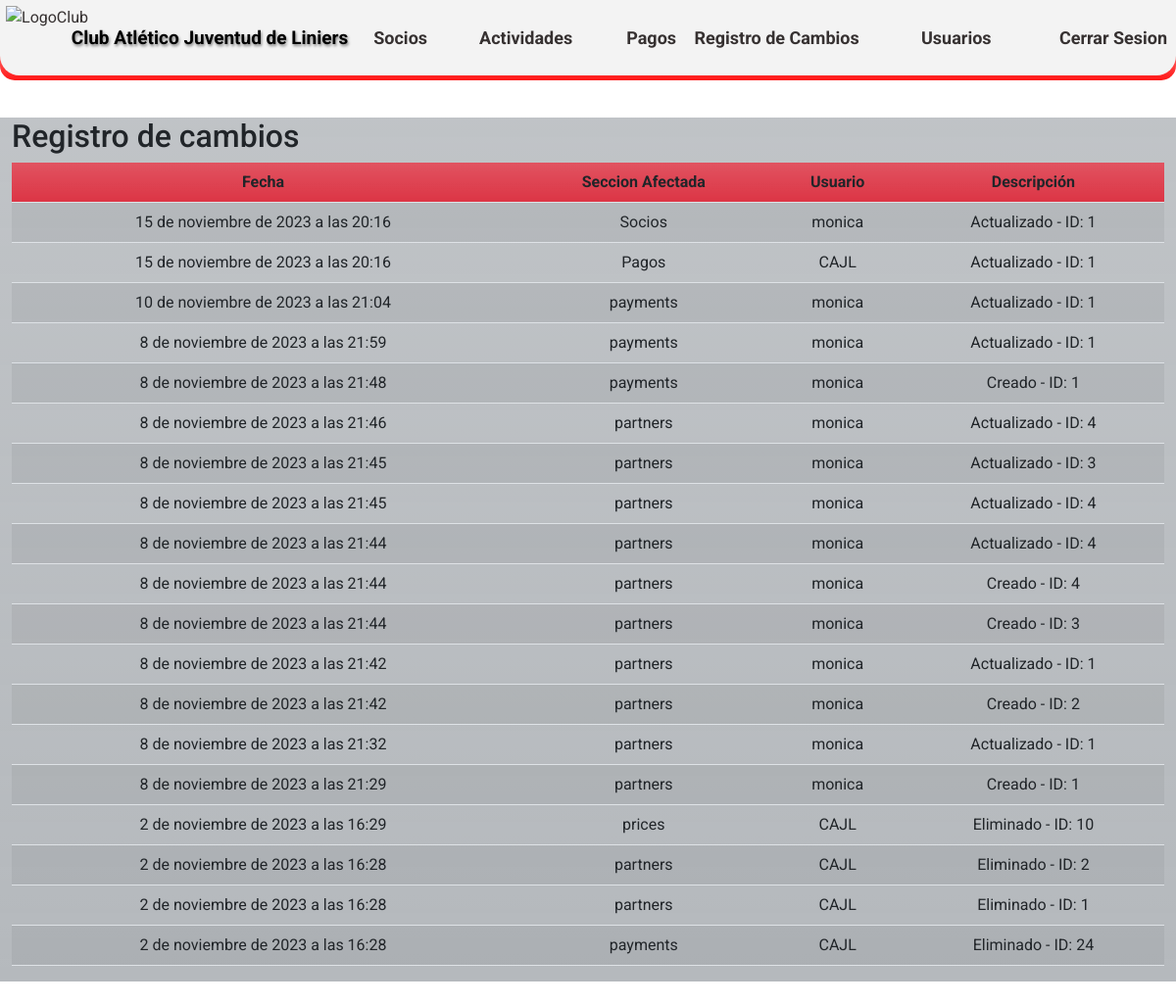
The app's page /change-log/ (signed in), older data.
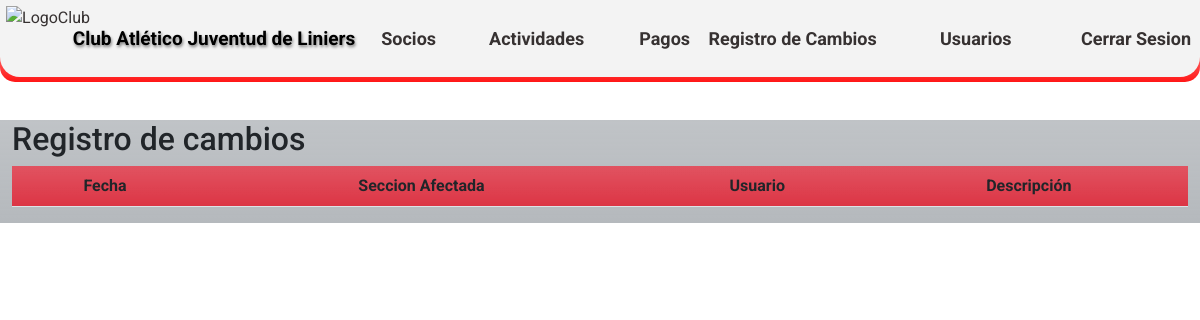
The same page, newer data.
### CAJL/aplications/changelog/models.py (models this page shows)
class ChangeLog(models.Model):
    date = models.DateTimeField(auto_now_add=True)
    model_name = models.CharField(max_length=100)
    user = models.ForeignKey(User, null=True, blank=True,on_delete=models.CASCADE)  # Asócialo a tu modelo de usuario si lo tienes
    description = models.TextField()
    class Meta:
        verbose_name = 'Registro de Cambio'
        verbose_name_plural = 'Registros de Cambios'
        ordering = ['-date']

### CAJL/aplications/changelog/views.py (the view)
# urls.py: path('change-log/', change_log_view, name='change_log_view'),
@login_required
def change_log_view(request):
    change_logs = ChangeLog.objects.all()
    return render(request, 'changelog/change_log.html', {'change_logs': change_logs})

### templates/changelog/change_log.html (shortened to what this page needs)
{% extends 'loginregister/base.html' %}
{% load static %}
{% block content %}
<!DOCTYPE html>
<html>
<head>
    <!DOCTYPE html>
<html>
<head>
    <link rel="stylesheet" type="text/css" href={% static 'css/Estilos_DT.css' %} media="screen">
    <link rel="stylesheet" href="https://cdnjs.cloudflare.com/ajax/libs/font-awesome/6.2.0/css/all.min.css"/>
    <link rel="stylesheet" type="text/css" href="https://cdn.datatables.net/1.10.25/css/jquery.dataTables.min.css">
</head>
<body>
    <br>
    <br>
    <br>
    <br>
        <div class="container h-60 my-4">
            <div class="row">
                <div class="col-xl-12 bg-secondary bg-gradient bg-opacity-50">
                    <h2>Registro de cambios</h2>
            <table id="changeLogTable" class="display table table-striped">
                <thead>
                    <tr>
                        <th class="centered bg-danger bg-gradient">Fecha</th>
                        <th class="centered bg-danger bg-gradient">Seccion Afectada</th>
                        <th class="centered bg-danger bg-gradient">Usuario</th>
                        <th class="centered bg-danger bg-gradient">Descripción</th>
                    </tr>
                </thead>
                <tbody>
                            {% for change_log in change_logs %}
                        <tr>
                            <td class="centered">{{ change_log.date }}</td>
                            <td class="centered">{{ change_log.model_name }}</td>
                            <td class="centered">{{ change_log.user }}</td>
                            <td class="centered">{{ change_log.description }}</td>
                        </tr>
                    {% endfor %}
                </tbody>
            </table>
        </div>
    </div>
</div>
</body>
</html>
{% endblock %}

### templates/loginregister/base.html (shortened to what this page needs)
<!DOCTYPE html>
<html lang="es">
<head>
  {% load static %}
    <link rel="stylesheet" type="text/css" href="{% static 'css/EstilosHome1.css' %}" media="screen">
    <link rel="stylesheet" href="https://cdnjs.cloudflare.com/ajax/libs/animate.css/4.1.1/animate.min.css">
    <link rel="stylesheet" href="https://cdn.jsdelivr.net/npm/bootstrap@5.2.2/dist/css/bootstrap.min.css"
 />
    <link
    rel="stylesheet"
    href="https://cdnjs.cloudflare.com/ajax/libs/font-awesome/6.2.0/css/all.min.css"
   />
</head>
<body>
 <section class="sec">
    <header>
        <nav>
            <ul id="ContenedorMenu">
                <li class="ItemMenu Logo centrado"><a title="Volver al menu principal" class="centrado" href={% url 'home' %}><img class="LogoMenu" src="https://github.com/MarcoNu97/Proyecto_CAJL/blob/main/Interfaz%20Principal/ImagenesHome/EscudoHome.png?raw=true" alt="LogoClub"></a></li>
                <li class="ItemMenu Titulo"><a title="Volver al menu principal" class="Texto centrado Tx animate__animated animate__pulse" href={% url 'home' %}>Club Atlético Juventud de Liniers</a></li>
                {% if request.user.is_authenticated %}
                <li class="ItemMenu M2 h centrado"><a class="h centrado" href={% url 'socios' %}>Socios</a></li>
                <li class="ItemMenu M2 h centrado">
                    <a class="h centrado dropa1" onmouseover="toggleDropdown()" href={% url 'actividades' %}>Actividades</a>
                </li>
                <li class="ItemMenu M2 h centrado"><a class="h centrado" href={% url 'payments_list' %}>Pagos</a></li>
                <li class="ItemMenu M2 h centrado"><a class="h centrado CerrarS" href={% url 'change_log_view' %}>Registro de Cambios</a></li>
                {% if es_presidente %}
                <li class="ItemMenu M2 h centrado"><a class="h CerrarS centrado" href={% url 'user_list' %}>Usuarios</a></li>
                {% else %}
                <li class="ItemMenu M2 h centrado"><a class="h CerrarS centrado" href={% url 'user_list' %}>Usuarios</a></li>
                {% endif %}
                <li class="ItemMenu M2 h centrado"><a class="h CerrarS centrado" href={% url 'exit' %}>Cerrar Sesion</a></li>
                {% else %}
                <li class="ItemMenu M2 h centrado"><a class="h centrado"></a></li>
                <li class="ItemMenu M2 h centrado"><a class="h centrado" href={% url 'login' %}>Ingresar</a></li>
                <li class="ItemMenu M2 h centrado"><a class="h centrado" href={% url 'register' %}>Registrarse</a></li>
                {% endif %}
            </ul>
        </nav>
    </header>
 </section>
</body>
</html>
{% block content %}{% endblock %}

### staticfiles/css/EstilosHome1.css (style rules this page uses)
* { margin: 0; padding: 0; box-sizing: border-box; font-family: 'Roboto', sans-serif; }
body { background-color: #d1d6c1; margin: 0; padding: 0; background-image: url('https://github.com/MarcoNu97/Proyectos-Django/blob/main/Club-Atletico-Juventud-De-Liniers/static/images/Interior%20del%20Club.jpg?raw=true'); background-size: cover; background-position: center; background-attachment: fixed; background-repeat: no-repeat; }
nav { background: linear-gradient(#fcfcfc, #ff1717); background-repeat: no-repeat; position: fixed; top: 0; width: 100%; height: 82px; border-radius: 0px 0px 15px 15px; transition: top 0.3s; z-index: 999; }
nav ul { list-style: none; padding: 0; margin: 0; display: flex; justify-content: space-around; align-items: center; height: 100%; }
nav ul li { text-align: center; }
nav ul li a { text-decoration: none; color: #363131; }
.centrado { display: grid; justify-content: center; align-items: center; }
#ContenedorMenu { background-color: #f3f3f3; background-repeat: no-repeat; height: 77px; display: grid; grid-template-columns: 70px 1.2fr 0.4fr 0.4fr 0.3fr 0.8fr 0.7fr 0.5fr; grid-template-rows: 100%; margin-top: 0px; padding: 0px; border-radius: 0px 0px 20px 20px; }
.ItemMenu { list-style-type: none; width: 6rem; height: 98%; }
.M2 { font-weight: bold; font-size: 18px; width: 8rem; }
.LogoMenu { height: 65px; }
.Logo { border-radius: 0px 0px 0px 10px; }
.Texto { padding: 0; font-size: 18px; width: 17rem; font-weight: bold; color: #000000; text-shadow: 1px 2px 3px grey; }
.Tx { font-size: 19px; width: 18rem; margin-top: 25%; }
.CerrarS { width: 11rem; text-align: end; }

### staticfiles/css/Estilos_DT.css (style rules this page uses)
div.container { max-width: 1300px; }
.centered { text-align: center !important; vertical-align: middle !important; }

Row changes from the older to the newer data that the page shows:
removed ChangeLog: date "15 de noviembre de 2023 a las 20:16", model_name "Socios", user "monica", description "Actualizado - ID: 1"
removed ChangeLog: date "15 de noviembre de 2023 a las 20:16", model_name "Pagos", user "CAJL", description "Actualizado - ID: 1"
removed ChangeLog: date "10 de noviembre de 2023 a las 21:04", model_name "payments", user "monica", description "Actualizado - ID: 1"
removed ChangeLog: date "8 de noviembre de 2023 a las 21:59", model_name "payments", user "monica", description "Actualizado - ID: 1"
removed ChangeLog: date "8 de noviembre de 2023 a las 21:48", model_name "payments", user "monica", description "Creado - ID: 1"
removed ChangeLog: date "8 de noviembre de 2023 a las 21:46", model_name "partners", user "monica", description "Actualizado - ID: 4"
removed ChangeLog: date "8 de noviembre de 2023 a las 21:45", model_name "partners", user "monica", description "Actualizado - ID: 3"
removed ChangeLog: date "8 de noviembre de 2023 a las 21:45", model_name "partners", user "monica", description "Actualizado - ID: 4"
removed ChangeLog: date "8 de noviembre de 2023 a las 21:44", model_name "partners", user "monica", description "Actualizado - ID: 4"
removed ChangeLog: date "8 de noviembre de 2023 a las 21:44", model_name "partners", user "monica", description "Creado - ID: 4"
removed ChangeLog: date "8 de noviembre de 2023 a las 21:44", model_name "partners", user "monica", description "Creado - ID: 3"
removed ChangeLog: date "8 de noviembre de 2023 a las 21:42", model_name "partners", user "monica", description "Actualizado - ID: 1"
removed ChangeLog: date "8 de noviembre de 2023 a las 21:42", model_name "partners", user "monica", description "Creado - ID: 2"
removed ChangeLog: date "8 de noviembre de 2023 a las 21:32", model_name "partners", user "monica", description "Actualizado - ID: 1"
removed ChangeLog: date "8 de noviembre de 2023 a las 21:29", model_name "partners", user "monica", description "Creado - ID: 1"
removed ChangeLog: date "2 de noviembre de 2023 a las 16:29", model_name "prices", user "CAJL", description "Eliminado - ID: 10"
removed ChangeLog: date "2 de noviembre de 2023 a las 16:28", model_name "partners", user "CAJL", description "Eliminado - ID: 2"
removed ChangeLog: date "2 de noviembre de 2023 a las 16:28", model_name "partners", user "CAJL", description "Eliminado - ID: 1"
removed ChangeLog: date "2 de noviembre de 2023 a las 16:28", model_name "payments", user "CAJL", description "Eliminado - ID: 24"
